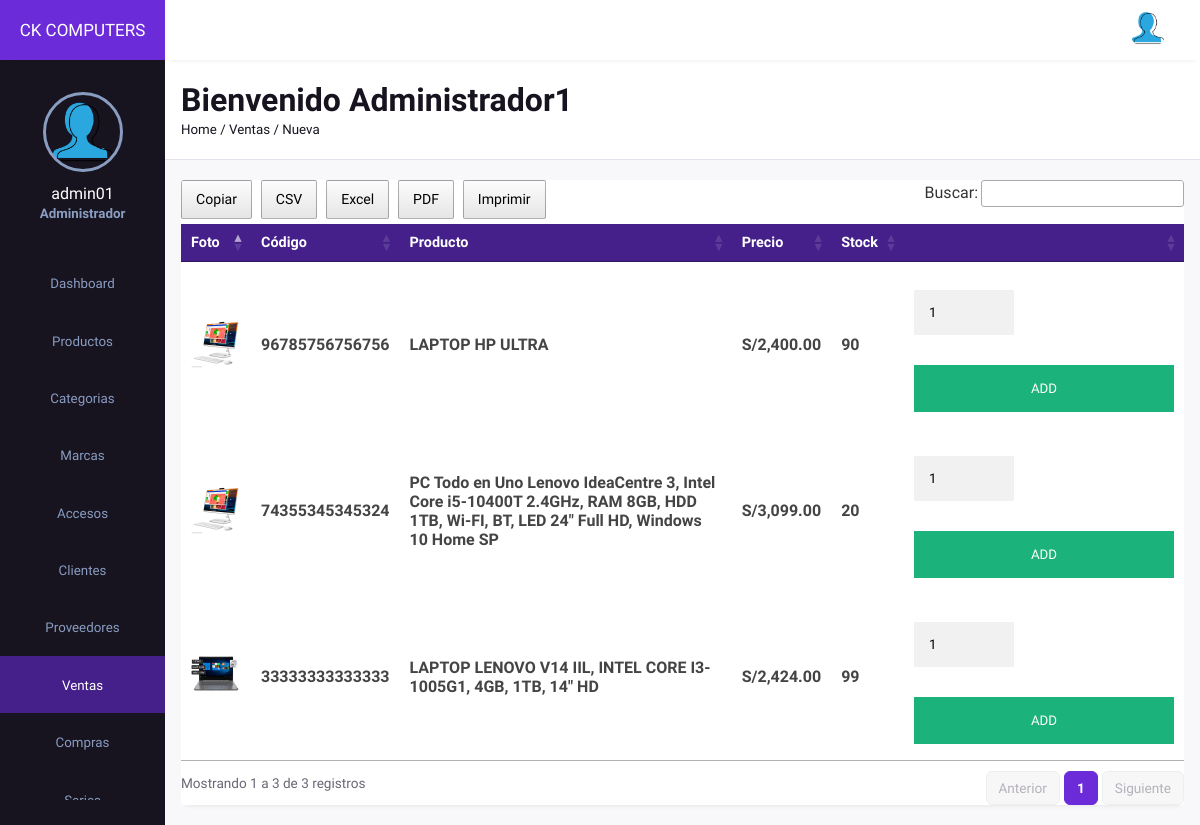
Screenshot of /frontend/ventas/nuevo.php (signed in) with the database file from the repository.
### tables this page shows
CREATE TABLE `productos` (
  `idprod` int(11) NOT NULL AUTO_INCREMENT,
  `codpro` char(14) NOT NULL,
  `nomprd` text NOT NULL,
  `desprd` text NOT NULL,
  `foto` varchar(255) NOT NULL,
  `precio` decimal(10,2) NOT NULL,
  `precio_compra` decimal(10,2) NOT NULL DEFAULT 0.00 COMMENT 'Ultimo costo unitario sin IGV',
  `stock` int(11) NOT NULL DEFAULT 0,
  `idmar` int(11) NOT NULL,
  `idcate` int(11) NOT NULL,
  `modelo` text NOT NULL,
  `peso` text NOT NULL,
  `state` tinyint(1) NOT NULL DEFAULT 1,
  `fere` timestamp NOT NULL DEFAULT current_timestamp() ON UPDATE current_timestamp(),
  PRIMARY KEY (`idprod`),
  UNIQUE KEY `uq_productos_codpro` (`codpro`),
  KEY `idmar` (`idmar`),
  KEY `idcate` (`idcate`),
  CONSTRAINT `productos_ibfk_1` FOREIGN KEY (`idmar`) REFERENCES `marca` (`idmar`),
  CONSTRAINT `productos_ibfk_2` FOREIGN KEY (`idcate`) REFERENCES `categoria` (`idcate`)
);

### backend/config/helpers.php (called while the page is built, shortened)
<?php
function e($valor)
{
    return htmlspecialchars((string)$valor, ENT_QUOTES, 'UTF-8');
}

### frontend/ventas/nuevo.php (the view, shortened to what this page needs)
<?php
require __DIR__ . '/../layout/cabecera.php';
?>
            <div class="page-content">
            <div class="records table-responsive">
                    <div>
                        <?php
require '../../backend/config/Conexion.php';
$sentencia = $connect->prepare("SELECT productos.idprod,productos.codpro ,productos.nomprd, productos.desprd, productos.foto, productos.precio, productos.stock, marca.idmar, marca.nomarc, categoria.idcate, categoria.nocate,productos.modelo, productos.peso, productos.state, productos.fere FROM productos INNER JOIN marca ON productos.idmar = marca.idmar INNER JOIN categoria ON productos.idcate = categoria.idcate WHERE productos.state = 1 ORDER BY productos.idprod DESC;");
 $sentencia->execute();
$data =  array();
if($sentencia){
  while($r = $sentencia->fetchObject()){
    $data[] = $r;
  }
}
     ?>
     <?php if(count($data)>0):?>
                        <table width="100%" id="example">
                            <thead>
                                <tr>
                                    <th><span class="las la-sort"></span>Foto</th>
                                    <th><span class="las la-sort"></span>Código</th>
                                    <th><span class="las la-sort"></span>Producto</th>
                                    <th><span class="las la-sort"></span>Precio</th>
                                    <th><span class="las la-sort"></span>Stock</th>
                                    <th><span class="las la-sort"></span></th>
                                </tr>
                            </thead>
                            <tbody>
                                <?php foreach($data as $d):?>
                                <tr>
                                    <td><?php  echo "<img src='../../backend/img/subidas/".$d->foto."'width='50'"; ?></td>
                                    <td><h4><?php echo e($d->codpro); ?></h4></td>
                                    <td><h4><?php echo e($d->nomprd); ?></h4></td>
                                   <td><h4>S/<?php echo number_format($d->precio,2) ?></h4></td>
                                   <td><h4><?php echo (int)$d->stock; ?></h4></td>
                                   <td style="width:260px;">
                                     <?php if ((int)$d->stock > 0): ?>
                                     <form class="form-inline" method="post" action="">
      <div class="form-group">
        <input type="number" name="p_qty" value="1" style="width:100px;" min="1" max="<?php echo (int)$d->stock; ?>" class="form-control" placeholder="Cantidad">
      </div>
      <button type="submit" name="add_to_cart" class="registerbtn">ADD </button>
    </form>
<?php else: ?>
                                     <h4>Sin stock</h4>
<?php endif; ?>
                                   </td>
                                </tr>
                                 <?php endforeach; ?>
                            </tbody>
                        </table>
    <?php endif; ?>
                    </div>
                </div>
            </div>
<?php require __DIR__ . '/../layout/pie.php'; ?>
</body>
</html>

### backend/css/admin.css (style rules this page uses)
:root { --main-color: #6C2BD9; --color-dark: #17131F; --text-grey: #6B6673; }
* { margin: 0; padding: 0; text-decoration: none; list-style-type: none; box-sizing: border-box; font-family: 'Lexend Deca', sans-serif; }
.page-content { padding: 1.3rem 1rem; background: #F8F7FA; }
.records { box-shadow: 0px 5px 5px -5px rgb(0 0 0 / 10%); background: #fff; border-radius: 3px; }
input, button, select { outline: none; }
.table-responsive { width: 100%; overflow: auto; }
table { border-collapse: collapse; }
table thead tr { background: #45208A; }
table thead th { padding: 1rem 0rem; text-align: left; color: #fff; font-size: .9rem; }
table thead th:first-child { padding-left: 1rem; }
table tbody td { padding: 1rem 0rem; color: #444; }
table tbody td:first-child { padding-left: 1rem; color: var(--main-color); font-weight: 600; font-size: .9rem; }
table tbody tr { border-bottom: 1px solid #dee2e8; }
input[type=text], input[type=password], input[type=date],input[type=datetime-local], input[type=file],textarea, input[type=number] { width: 100%; padding: 15px; margin: 20px 0 22px 0; display: inline-block; border: none; background: #f1f1f1; }
.registerbtn { background-color: #04AA6D; color: white; padding: 16px 20px; margin: 8px 0; border: none; cursor: pointer; width: 100%; opacity: 0.9; }

### rows the page displays
productos: foto (picture), codpro "96785756756756", nomprd "LAPTOP HP ULTRA", precio "2,400.00", stock "90"
productos: foto (picture), codpro "74355345345324", nomprd "PC Todo en Uno Lenovo IdeaCentre 3, Intel Core i5-10400T 2.4GHz, RAM 8GB, HDD 1TB, Wi-FI, BT, LED 24\" Full HD, Windows 10 Home SP", precio "3,099.00", stock "20"
productos: foto (picture), codpro "33333333333333", nomprd "LAPTOP LENOVO V14 IIL, INTEL CORE I3-1005G1, 4GB, 1TB, 14″ HD", precio "2,424.00", stock "99"

### other values shown
$_SESSION['username'] "admin01"
nombre_rol(rol_actual()) "Administrador"
$texto "Dashboard"
$texto "Productos"
$texto "Categorias"
$texto "Marcas"
$texto "Accesos"
$texto "Clientes"
$texto "Proveedores"
$texto "Ventas"
$texto "Compras"
$_SESSION['nombre'] "Administrador1"
$migas "Ventas / Nueva"
